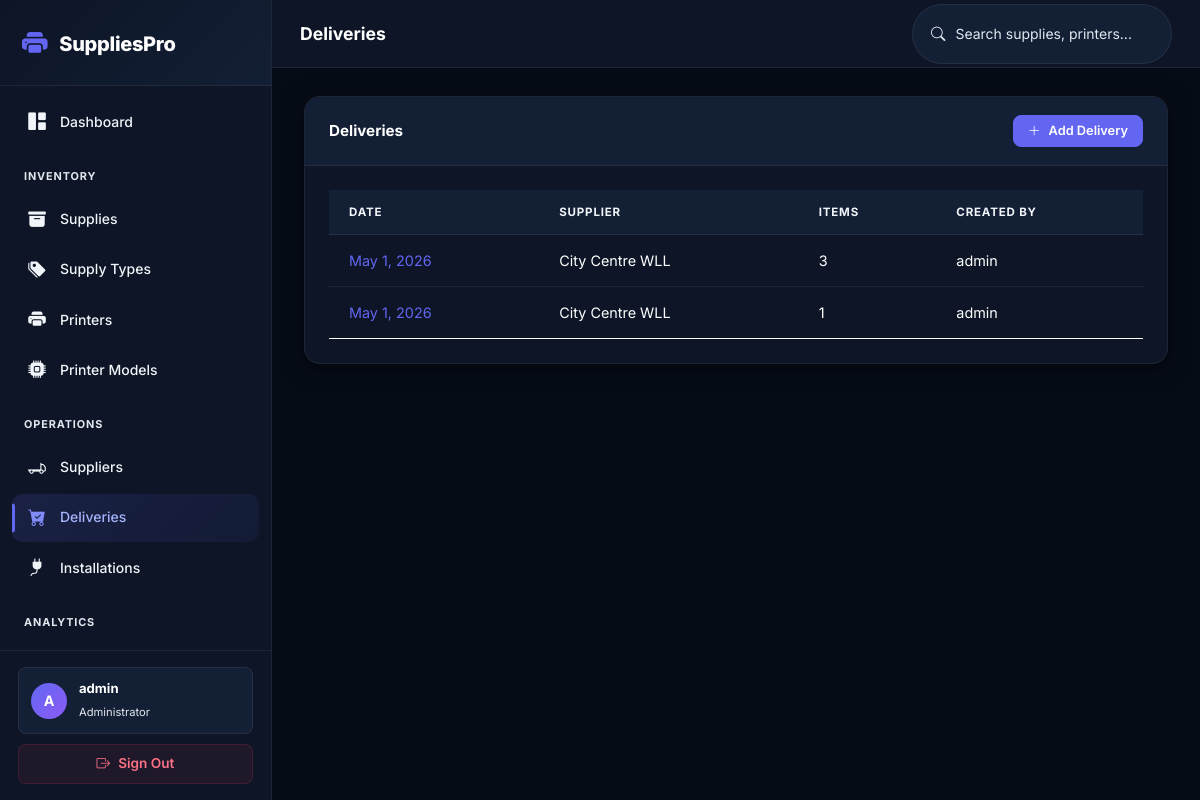
Screenshot of /deliveries/ (signed in) with the database file from the repository.
### inventory/models.py (models this page shows, shortened)
class User(AbstractUser):
    ROLE_CHOICES = [
        ('admin', 'Administrator'),
        ('manager', 'Manager'),
    ]
    role = models.CharField(max_length=20, choices=ROLE_CHOICES, default='manager')
    phone = models.CharField(max_length=20, blank=True)
    class Meta:
        verbose_name = 'User'
        verbose_name_plural = 'Users'

class Delivery(models.Model):
    supplier = models.ForeignKey(Supplier, on_delete=models.PROTECT)
    delivery_date = models.DateField()
    delivery_note = models.FileField(upload_to='delivery_notes/', blank=True, null=True)
    notes = models.TextField(blank=True)
    created_by = models.ForeignKey(User, on_delete=models.SET_NULL, null=True)
    created_at = models.DateTimeField(auto_now_add=True)
    updated_at = models.DateTimeField(auto_now=True)
    class Meta:
        ordering = ['-delivery_date']
    @property
    def total_items(self):
        return sum(item.quantity for item in self.items.all())

class Supplier(models.Model):
    name = models.CharField(max_length=200)
    contact_name = models.CharField(max_length=200)
    email = models.EmailField()
    phone = models.CharField(max_length=20)
    address = models.TextField()
    is_active = models.BooleanField(default=True)
    created_at = models.DateTimeField(auto_now_add=True)
    updated_at = models.DateTimeField(auto_now=True)
    class Meta:
        ordering = ['name']
        constraints = [
            models.UniqueConstraint(fields=['name'], name='unique_supplier')
        ]

class DeliveryItem(models.Model):
    delivery = models.ForeignKey(Delivery, on_delete=models.CASCADE, related_name='items')
    supply = models.ForeignKey(Supply, on_delete=models.PROTECT)
    quantity = models.IntegerField(default=1, validators=[MinValueValidator(1)])
    class Meta:
        unique_together = ['delivery', 'supply']

### inventory/views.py (the view)
# urls.py: path('deliveries/', views.DeliveryListView.as_view(), name='delivery_list'),
class DeliveryListView(LoginRequiredMixin, ListView):
    model = Delivery
    template_name = 'inventory/delivery_list.html'
    paginate_by = 20
    context_object_name = 'deliveries'
    def get_queryset(self):
        queryset = Delivery.objects.all().order_by('-delivery_date')
        query = self.request.GET.get('q')
        supplier = self.request.GET.get('supplier')
        if query:
            queryset = queryset.filter(notes__icontains=query)
        if supplier:
            queryset = queryset.filter(supplier_id=supplier)
        return queryset.select_related('supplier', 'created_by')
    def get_context_data(self, **kwargs):
        context = super().get_context_data(**kwargs)
        context['suppliers'] = Supplier.objects.filter(is_active=True)
        return context

### rbac/services.py (called while the page is built)
def get_user_permissions(user):
    if not user.is_authenticated:
        return set()
    cache_key = f'user_permissions_{user.pk}'
    permissions = cache.get(cache_key)
    if permissions is None:
        permissions = set()
        user_roles = Role.objects.filter(user_roles__user=user)
        for role in user_roles:
            for perm in role.permissions.all():
                permissions.add(perm.code)
        cache.set(cache_key, permissions, timeout=3600)
    return permissions

def get_user_roles(user):
    if not user.is_authenticated:
        return Role.objects.none()
    return Role.objects.filter(user_roles__user=user)

### templates/inventory/delivery_list.html (shortened to what this page needs)
{% extends "base.html" %}
{% block page_title %}Deliveries{% endblock %}
{% block content %}
<div class="card">
    <div class="card-header d-flex justify-content-between align-items-center">
        <span>Deliveries</span>
        {% if user.role != 'staff' %}
        <a href="{% url 'delivery_create' %}" class="btn btn-primary btn-sm">
            <i class="bi bi-plus-lg"></i> Add Delivery
        </a>
        {% endif %}
    </div>
    <div class="card-body">
        {% if deliveries %}
        <table class="table">
            <thead>
                <tr>
                    <th>Date</th>
                    <th>Supplier</th>
                    <th>Items</th>
                    <th>Created By</th>
                </tr>
            </thead>
            <tbody>
                {% for delivery in deliveries %}
                <tr>
                    <td><a href="{% url 'delivery_detail' delivery.pk %}" class="text-decoration-none">{{ delivery.delivery_date }}</a></td>
                    <td>{{ delivery.supplier.name }}</td>
                    <td>{{ delivery.total_items }}</td>
                    <td>{{ delivery.created_by.username }}</td>
                </tr>
                {% endfor %}
            </tbody>
        </table>
        {% endif %}
    </div>
</div>
{% endblock %}

### templates/base.html (shortened to what this page needs)
{% load rbac %}
<!DOCTYPE html>
<html lang="en">
<head>
    <link href="https://cdn.jsdelivr.net/npm/bootstrap@5.3.0/dist/css/bootstrap.min.css" rel="stylesheet">
    <link rel="stylesheet" href="https://cdn.jsdelivr.net/npm/bootstrap-icons@1.11.0/font/bootstrap-icons.css">
    <link href="https://cdn.jsdelivr.net/npm/select2@4.1.0-rc.0/dist/css/select2.min.css" rel="stylesheet"/>
    <link href="https://cdn.jsdelivr.net/npm/select2-bootstrap-5-theme@1.3.0/dist/select2-bootstrap-5-theme.min.css" rel="stylesheet"/>
    <link rel="stylesheet" href="/static/css/style.css">
</head>
<body>
{% if user.is_authenticated %}
<aside class="sidebar" id="sidebar">
    <div class="brand">
        <i class="bi bi-printer-fill"></i>
        <span>SuppliesPro</span>
    </div>
    <nav>
        <a href="{% url 'dashboard' %}" class="{% if request.resolver_match.url_name == 'dashboard' %}active{% endif %}">
            <i class="bi bi-grid-1x2-fill"></i> Dashboard
        </a>
        <div class="section-title">Inventory</div>
        <a href="{% url 'supply_list' %}" class="{% if 'supply' in request.resolver_match.url_name and 'model' not in request.resolver_match.url_name and 'type' not in request.resolver_match.url_name %}active{% endif %}">
            <i class="bi bi-archive-fill"></i> Supplies
        </a>
        <a href="{% url 'supply_type_list' %}" class="{% if 'supply_type' in request.resolver_match.url_name %}active{% endif %}">
            <i class="bi bi-tags-fill"></i> Supply Types
        </a>
        <a href="{% url 'printer_list' %}" class="{% if 'printer' in request.resolver_match.url_name and 'model' not in request.resolver_match.url_name %}active{% endif %}">
            <i class="bi bi-printer-fill"></i> Printers
        </a>
        <a href="{% url 'printer_model_list' %}" class="{% if 'printer_model' in request.resolver_match.url_name %}active{% endif %}">
            <i class="bi bi-cpu-fill"></i> Printer Models
        </a>
        <div class="section-title">Operations</div>
        <a href="{% url 'supplier_list' %}" class="{% if 'supplier' in request.resolver_match.url_name %}active{% endif %}">
            <i class="bi bi-truck-flatbed"></i> Suppliers
        </a>
        <a href="{% url 'delivery_list' %}" class="{% if 'delivery' in request.resolver_match.url_name %}active{% endif %}">
            <i class="bi bi-cart-check-fill"></i> Deliveries
        </a>
        <a href="{% url 'installation_list' %}" class="{% if 'installation' in request.resolver_match.url_name %}active{% endif %}">
            <i class="bi bi-plug-fill"></i> Installations
        </a>
        <div class="section-title">Analytics</div>
        <a href="{% url 'inventory_report' %}" class="{% if 'inventory_report' in request.resolver_match.url_name %}active{% endif %}">
        </a>
    </nav>
    <div class="user-info">
        <div class="user-pill">
            <div class="avatar">{{ user.username|first|upper }}</div>
            <div class="name-role">
                <span class="d-block fw-bold text-white small">{{ user.username }}</span>
                <span class="role">{{ user.get_role_display }}</span>
            </div>
        </div>
        <a href="{% url 'logout' %}" class="logout-link">
            <i class="bi bi-box-arrow-right"></i> Sign Out
        </a>
    </div>
</aside>
<div class="main-content">
    <header class="top-bar">
        <div class="d-flex align-items-center gap-3">
            <h1>{% block page_title %}Dashboard{% endblock %}</h1>
        </div>
        <div class="search-box">
            <form method="get" action="{% url 'global_search' %}" class="d-flex align-items-center gap-2">
                <i class="bi bi-search"></i>
                <input type="text" name="q" placeholder="Search supplies, printers..." id="globalSearch">
            </form>
        </div>
    </header>
    <main>
        {% block content %}{% endblock %}
    </main>
</div>
{% else %}
<div class="login-container">
    {% block login_content %}{% endblock %}
</div>
{% endif %}
</body>
</html>

### rows the page displays
User: username|first "A", username "admin", role "Administrator"
Delivery: delivery_date "May 1, 2026", supplier.name "City Centre WLL", total_items "3", created_by.username "admin"
Delivery: delivery_date "May 1, 2026", supplier.name "City Centre WLL", total_items "1", created_by.username "admin"
